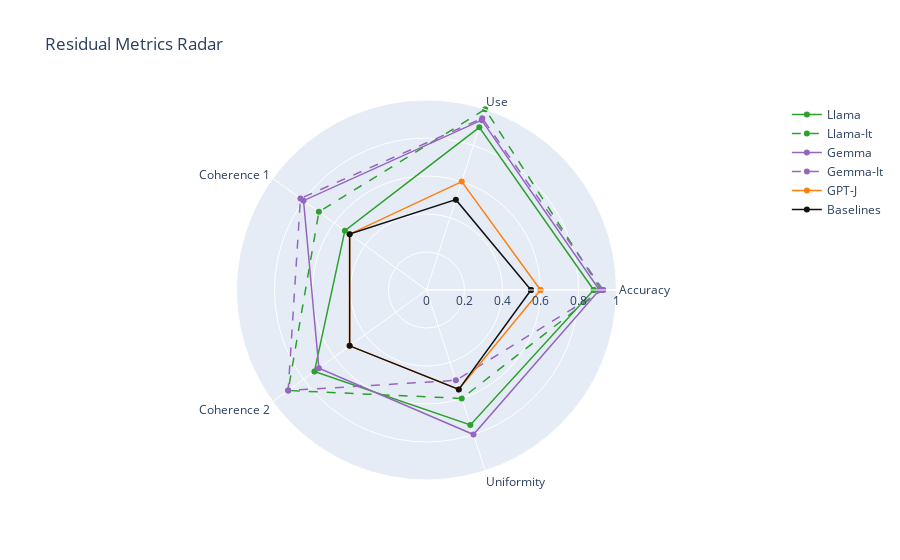
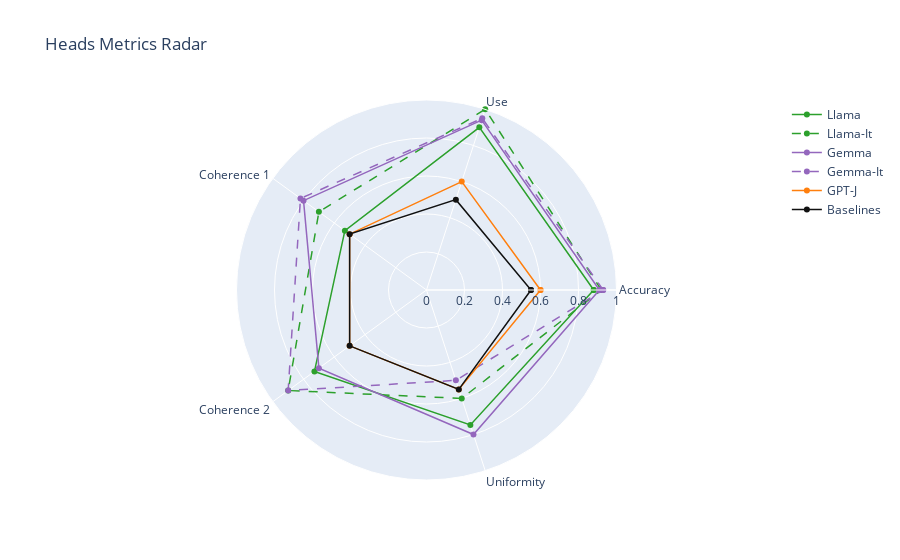

Notebook code for these charts, in order:
### Code cell
import plotly.graph_objects as go

benchmarks_residual = ['Accuracy', 'Use', 'Coherence 1', 'Coherence 2', 'Uniformity']
benchmarks_heads = ['Accuracy', 'Use', 'Coherence 1', 'Coherence 2', 'Uniformity']

model_scores_r = {
    'Llama': [0.88, 0.90, 0.531, 0.729, 0.747],
    'Llama-It': [0.92, 1, 0.7, 0.9, 0.6],
    'Gemma': [0.91, 0.94, 0.8, 0.7, 0.8],
    'Gemma-It': [0.93, 0.95, 0.82, 0.9, 0.5],
    'GPT-J': [0.60, 0.6, 0.5, 0.5, 0.55],
    'Baselines': [0.55, 0.5, 0.5, 0.5, 0.55]
}

model_scores_h = {
    'Llama': [0.88, 0.90, 0.531, 0.729, 0.747],
    'Llama-It': [0.92, 1, 0.7, 0.9, 0.6],
    'Gemma': [0.91, 0.94, 0.8, 0.7, 0.8],
    'Gemma-It': [0.93, 0.95, 0.82, 0.9, 0.5],
    'GPT-J': [0.60, 0.6, 0.5, 0.5, 0.55],
    'Baselines': [0.55, 0.5, 0.5, 0.5, 0.55]
}

# Define colors for main models
colors = {
    'Llama': '#2ca02c',      # blue
    'Gemma': '#9467bd',      # purple
    'GPT-J': '#ff7f0e',      # orange
    'Baselines': '#111111'   # black
}
# Residual Radar
fig_residual = go.Figure()
for model, scores in model_scores_r.items():
    # Set dash style
    dash_style = 'dash' if '-It' in model else 'solid'
    # Set color (instruct models take the same color as base model)
    base_model = model.replace('-It','')
    color = colors.get(base_model, 'gray')
    fig_residual.add_trace(go.Scatterpolar(
        r=scores + [scores[0]],
        theta=benchmarks_residual + [benchmarks_residual[0]],
        fill='none',
        name=model,
        line=dict(color=color, dash=dash_style, width=1.5)
    ))

fig_residual.update_layout(
    polar=dict(radialaxis=dict(range=[0, 1])),
    title="Residual Metrics Radar"
)
fig_residual.show()

# Heads Radar
fig_heads = go.Figure()
for model, scores in model_scores_h.items():
    dash_style = 'dash' if '-It' in model else 'solid'
    base_model = model.replace('-It','')
    color = colors.get(base_model, 'gray')
    fig_heads.add_trace(go.Scatterpolar(
        r=scores + [scores[0]],
        theta=benchmarks_heads + [benchmarks_heads[0]],
        fill='none',
        name=model,
        line=dict(color=color, dash=dash_style, width=1.5)
    ))

fig_heads.update_layout(
    polar=dict(radialaxis=dict(range=[0, 1])),
    title="Heads Metrics Radar"
)
fig_heads.show()

### Figure 1 — Plotly figure (JSON) as saved in the notebook; plotly's stock layout.template omitted (floating-point values rounded to 4 significant figures)
{"data": [{"fill": "none", "line": {"color": "#2ca02c", "dash": "solid", "width": 1.5}, "name": "Llama", "r": [0.88, 0.9, 0.531, 0.729, 0.747, 0.88], "theta": ["Accuracy", "Use", "Coherence 1", "Coherence 2", "Uniformity", "Accuracy"], "type": "scatterpolar"}, {"fill": "none", "line": {"color": "#2ca02c", "dash": "dash", "width": 1.5}, "name": "Llama-It", "r": [0.92, 1, 0.7, 0.9, 0.6, 0.92], "theta": ["Accuracy", "Use", "Coherence 1", "Coherence 2", "Uniformity", "Accuracy"], "type": "scatterpolar"}, {"fill": "none", "line": {"color": "#9467bd", "dash": "solid", "width": 1.5}, "name": "Gemma", "r": [0.91, 0.94, 0.8, 0.7, 0.8, 0.91], "theta": ["Accuracy", "Use", "Coherence 1", "Coherence 2", "Uniformity", "Accuracy"], "type": "scatterpolar"}, {"fill": "none", "line": {"color": "#9467bd", "dash": "dash", "width": 1.5}, "name": "Gemma-It", "r": [0.93, 0.95, 0.82, 0.9, 0.5, 0.93], "theta": ["Accuracy", "Use", "Coherence 1", "Coherence 2", "Uniformity", "Accuracy"], "type": "scatterpolar"}, {"fill": "none", "line": {"color": "#ff7f0e", "dash": "solid", "width": 1.5}, "name": "GPT-J", "r": [0.6, 0.6, 0.5, 0.5, 0.55, 0.6], "theta": ["Accuracy", "Use", "Coherence 1", "Coherence 2", "Uniformity", "Accuracy"], "type": "scatterpolar"}, {"fill": "none", "line": {"color": "#111111", "dash": "solid", "width": 1.5}, "name": "Baselines", "r": [0.55, 0.5, 0.5, 0.5, 0.55, 0.55], "theta": ["Accuracy", "Use", "Coherence 1", "Coherence 2", "Uniformity", "Accuracy"], "type": "scatterpolar"}], "layout": {"polar": {"radialaxis": {"range": [0, 1]}}, "title": {"text": "Residual Metrics Radar"}}}

### Figure 2 — Plotly figure (JSON) as saved in the notebook; plotly's stock layout.template omitted (floating-point values rounded to 4 significant figures)
{"data": [{"fill": "none", "line": {"color": "#2ca02c", "dash": "solid", "width": 1.5}, "name": "Llama", "r": [0.88, 0.9, 0.531, 0.729, 0.747, 0.88], "theta": ["Accuracy", "Use", "Coherence 1", "Coherence 2", "Uniformity", "Accuracy"], "type": "scatterpolar"}, {"fill": "none", "line": {"color": "#2ca02c", "dash": "dash", "width": 1.5}, "name": "Llama-It", "r": [0.92, 1, 0.7, 0.9, 0.6, 0.92], "theta": ["Accuracy", "Use", "Coherence 1", "Coherence 2", "Uniformity", "Accuracy"], "type": "scatterpolar"}, {"fill": "none", "line": {"color": "#9467bd", "dash": "solid", "width": 1.5}, "name": "Gemma", "r": [0.91, 0.94, 0.8, 0.7, 0.8, 0.91], "theta": ["Accuracy", "Use", "Coherence 1", "Coherence 2", "Uniformity", "Accuracy"], "type": "scatterpolar"}, {"fill": "none", "line": {"color": "#9467bd", "dash": "dash", "width": 1.5}, "name": "Gemma-It", "r": [0.93, 0.95, 0.82, 0.9, 0.5, 0.93], "theta": ["Accuracy", "Use", "Coherence 1", "Coherence 2", "Uniformity", "Accuracy"], "type": "scatterpolar"}, {"fill": "none", "line": {"color": "#ff7f0e", "dash": "solid", "width": 1.5}, "name": "GPT-J", "r": [0.6, 0.6, 0.5, 0.5, 0.55, 0.6], "theta": ["Accuracy", "Use", "Coherence 1", "Coherence 2", "Uniformity", "Accuracy"], "type": "scatterpolar"}, {"fill": "none", "line": {"color": "#111111", "dash": "solid", "width": 1.5}, "name": "Baselines", "r": [0.55, 0.5, 0.5, 0.5, 0.55, 0.55], "theta": ["Accuracy", "Use", "Coherence 1", "Coherence 2", "Uniformity", "Accuracy"], "type": "scatterpolar"}], "layout": {"polar": {"radialaxis": {"range": [0, 1]}}, "title": {"text": "Heads Metrics Radar"}}}
